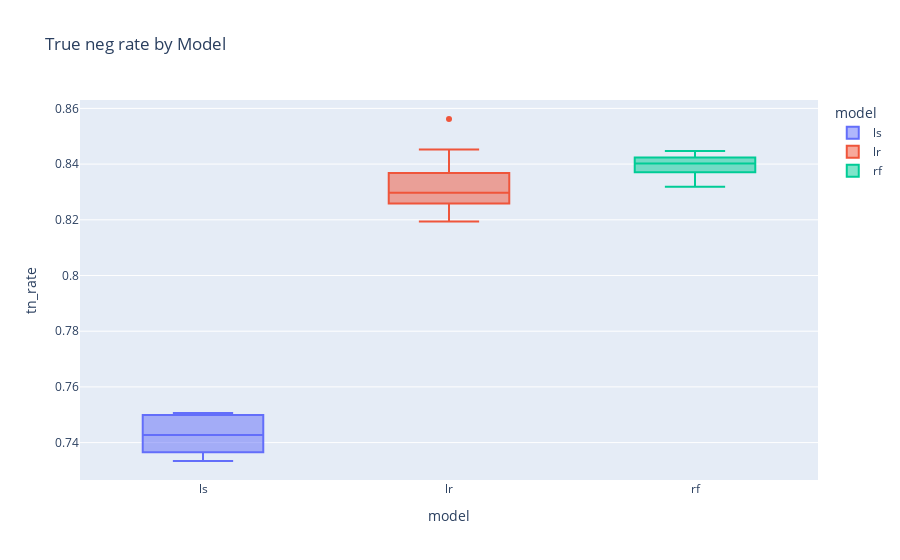

Notebook code for this chart:
### Markdown cell above
And then the true negative rate (based on the 0.161 cutoff):

### Code cell
px.box(perturbed_jc_tn_rate, y='tn_rate', x='model', color='model', title='True neg rate by Model')

### Figure 1 — Plotly figure (JSON) as saved in the notebook; plotly's stock layout.template omitted (floating-point values rounded to 4 significant figures)
{"data": [{"alignmentgroup": "True", "hovertemplate": "model=%{x}<br>tn_rate=%{y}<extra></extra>", "legendgroup": "ls", "marker": {"color": "#636efa"}, "name": "ls", "notched": false, "offsetgroup": "ls", "orientation": "v", "showlegend": true, "type": "box", "x": ["ls", "ls", "ls", "ls", "ls", "ls", "ls", "ls", "ls", "ls", "ls", "ls", "ls", "ls", "ls", "ls"], "x0": " ", "xaxis": "x", "y": [0.7344, 0.7334, 0.7482, 0.7492, 0.7363, 0.7358, 0.7501, 0.7501, 0.7382, 0.7391, 0.7501, 0.7506, 0.7367, 0.7367, 0.7463, 0.7496], "y0": " ", "yaxis": "y"}, {"alignmentgroup": "True", "hovertemplate": "model=%{x}<br>tn_rate=%{y}<extra></extra>", "legendgroup": "lr", "marker": {"color": "#EF553B"}, "name": "lr", "notched": false, "offsetgroup": "lr", "orientation": "v", "showlegend": true, "type": "box", "x": ["lr", "lr", "lr", "lr", "lr", "lr", "lr", "lr", "lr", "lr", "lr", "lr", "lr", "lr", "lr", "lr"], "x0": " ", "xaxis": "x", "y": [0.8251, 0.8242, 0.8285, 0.8266, 0.8304, 0.8294, 0.8562, 0.8419, 0.8247, 0.8194, 0.828, 0.8304, 0.8299, 0.8318, 0.8433, 0.8452], "y0": " ", "yaxis": "y"}, {"alignmentgroup": "True", "hovertemplate": "model=%{x}<br>tn_rate=%{y}<extra></extra>", "legendgroup": "rf", "marker": {"color": "#00cc96"}, "name": "rf", "notched": false, "offsetgroup": "rf", "orientation": "v", "showlegend": true, "type": "box", "x": ["rf", "rf", "rf", "rf", "rf", "rf", "rf", "rf", "rf", "rf", "rf", "rf", "rf", "rf", "rf", "rf"], "x0": " ", "xaxis": "x", "y": [0.8409, 0.8361, 0.8352, 0.8395, 0.8423, 0.8414, 0.8447, 0.8423, 0.8433, 0.8442, 0.838, 0.8318, 0.838, 0.838, 0.8318, 0.8419], "y0": " ", "yaxis": "y"}], "layout": {"boxmode": "overlay", "legend": {"title": {"text": "model"}, "tracegroupgap": 0}, "title": {"text": "True neg rate by Model"}, "xaxis": {"anchor": "y", "categoryarray": ["ls", "lr", "rf"], "categoryorder": "array", "domain": [0, 1], "title": {"text": "model"}}, "yaxis": {"anchor": "x", "domain": [0, 1], "title": {"text": "tn_rate"}}}}
